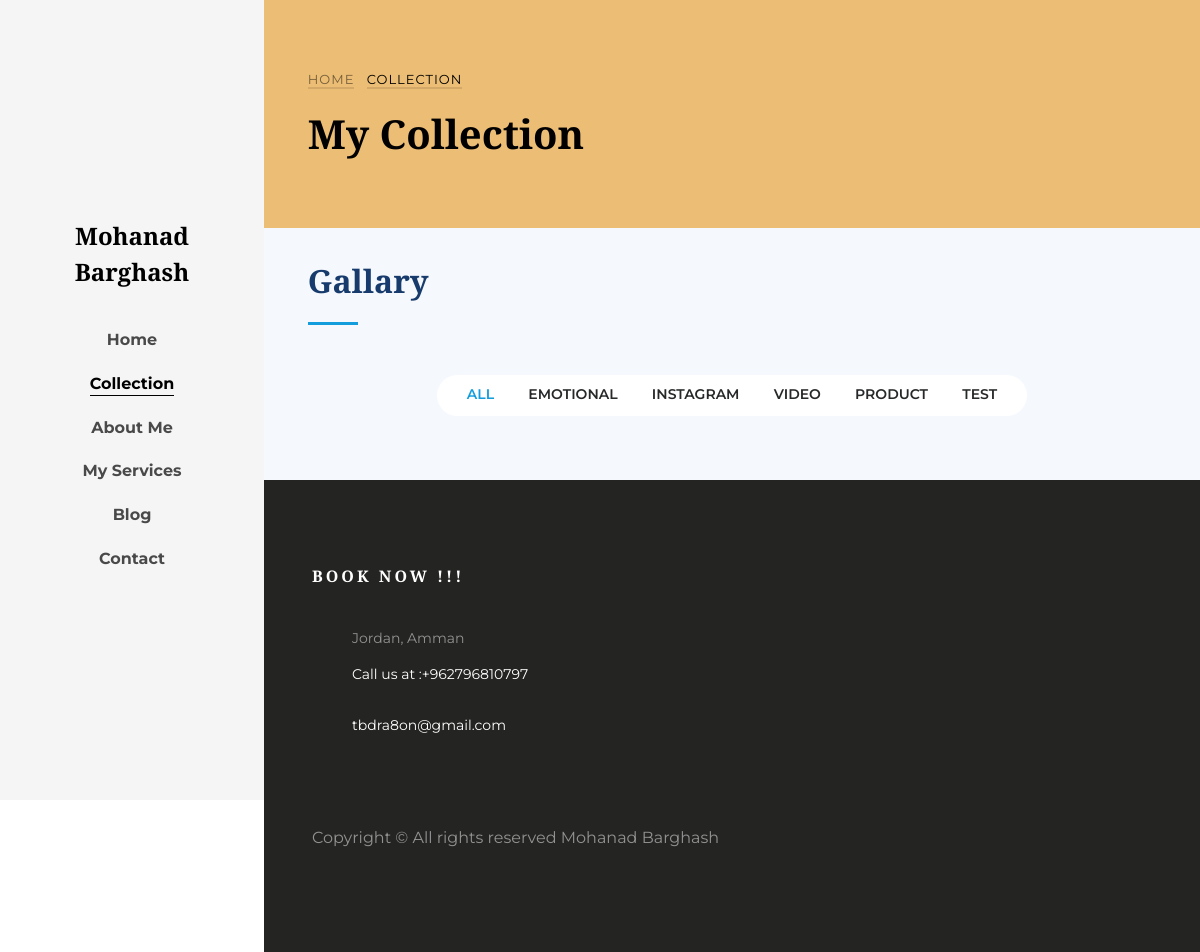
Screenshot of /collection/ with the database file from the repository.
### Barghash/models.py (models this page shows, shortened)
class Profile(models.Model):
    name = models.CharField(null=True, blank=True, max_length=1500)
    profile_image = models.ImageField()
    home_first_photo = models.ImageField(null=True, blank=True)
    home_second_photo = models.ImageField(null=True, blank=True)
    email = models.CharField(null=True, blank=True, max_length=1500)
    phone_number = models.CharField(null=True, blank=True, max_length=1500)
    location = models.CharField(null=True, blank=True, max_length=1500)
    twitter = models.CharField(null=True, blank=True, max_length=1500)
    facebook = models.CharField(null=True, blank=True, max_length=1500)
    instagram = models.CharField(null=True, blank=True, max_length=1500)
    paragraph = models.TextField(null=True, blank=True, max_length=1500)
    title = models.CharField(null=True, blank=True, max_length=1500)
    jop = models.CharField(null=True, blank=True, max_length=1500)
    footer = models.TextField(null=True, blank=True, max_length=1500)
    color = ColorField(default='#CCB78F')

class Category(models.Model):
    category_name = models.CharField(max_length=300, null=True, blank=True)

### Barghash/views.py (the view)
# urls.py: path('collection/', Collection.as_view(), name='Collection'),
class Collection(View):
    def get(self, request):
        profile = Profile.objects.first()
        images = GallaryImage.objects.all().order_by('-date')
        posts = Post.objects.all().order_by('-date')
        categorys = Category.objects.all()
        return render(request, "collection.html", {
            'main_image': profile.profile_image.url,
            'profile': profile,
            'images': images,
            'posts': posts,
            'categorys': categorys,
        })

### templates/collection.html (shortened to what this page needs)
{% extends "base.html" %} {% load static %}{% load thumbnail %}
{% block csssheet %}
      <link href="{% static 'collection/assets/vendor/aos/aos.css' %} " rel="stylesheet">
      <link href="{% static 'collection/assets/vendor/bootstrap-icons/bootstrap-icons.css' %} " rel="stylesheet">
      <link href="{% static 'collection/assets/vendor/boxicons/css/boxicons.min.css' %} " rel="stylesheet">
      <link href="{% static 'collection/assets/vendor/glightbox/css/glightbox.min.css' %} " rel="stylesheet">
      <link href="{% static 'collection/assets/vendor/swiper/swiper-bundle.min.css' %} " rel="stylesheet">
      <link href="{% static 'collection/assets/css/style.css' %} " rel="stylesheet">
 {% endblock %}
{% block body %}
	<div id="colorlib-page">
		<div id="colorlib-main">
            <section class="ftco-section ftco-bread">
                    <div class="container">
                        <div class="row no-gutters slider-text justify-content-center align-items-center">
                          <div class="col-md-8 ftco-animate" style="margin-right: auto;">
                            <p class="breadcrumbs" style=" padding: unset;background: unset"><span class="mr-2"><a href={% url 'Home' %}>Home</a></span> <span>Collection</span></p>
                            <h1 class="bread">My Collection</h1>
                          </div>
                        </div>
                    </div>
                </section>
            <main id="main" style="margin-left: 0;">
                <section id="portfolio" class="portfolio section-bg" style="padding: 1.8em;">
                  <div class="container">
                        <div class="section-title">
                          <h2>Gallary</h2>
                        </div>
                        <div class="row" data-aos="fade-up">
                          <div class="col-lg-12 d-flex justify-content-center">
                            <ul id="portfolio-flters">
                              <li data-filter="*" class="filter-active">All</li>
                                {% for category in categorys %}
                                      <li data-filter=".filter-{{ category.category_name }}" >{{ category.category_name }}</li>
                                {% endfor %}
                            </ul>
                          </div>
                        </div>
                  </div>
                </section>
            </main>
		</div>
	</div>
{% endblock %}

### templates/base.html (shortened to what this page needs)
{% load static %}
<!DOCTYPE html>
<html lang="en" data-ctzscriptallow="true">
<head>
    {% block csssheet %}{% endblock %}
    <link rel="stylesheet" href="{% static 'Barghash/css/animate.css' %}">
    <link rel="stylesheet" href="{% static 'Barghash/css/owl.carousel.min.css' %}">
    <link rel="stylesheet" href="{% static 'Barghash/css/owl.theme.default.min.css' %}">
    <link rel="stylesheet" href="{% static 'Barghash/css/magnific-popup.css' %}">
    <link rel="stylesheet" href="{% static 'Barghash/css/aos.css' %}">
    <link rel="stylesheet" href="{% static 'Barghash/css/icomoon.css' %}">
    <link rel="stylesheet" href="{% static 'Barghash/css/style.css' %}">
    <link rel="stylesheet" href="{% static 'footer/assets/css/style.css' %}">
</head>
<body cz-shortcut-listen="true">
<div id="colorlib-page">
		<aside id="colorlib-aside" role="complementary" class="js-fullheight text-center">
			<h1 id="colorlib-logo"><a href={% url 'Home' %}><span class="img" style="background-image: url({{ main_image }});"></span>{{ profile.name }}</a></h1>
			<nav id="colorlib-main-menu" role="navigation">
				<ul>
					<li {% if '/' in  request.get_full_path %} {% endif %} ><a href={% url 'Home' %}>Home</a></li>
					<li {% if 'collection' in  request.get_full_path %} class="colorlib-active" {% endif %} ><a href="{% url 'Collection' %}">Collection</a></li>
					<li {% if 'about' in  request.get_full_path %} class="colorlib-active" {% endif %} ><a href={% url 'About' %}>About Me</a></li>
					<li {% if 'services' in  request.get_full_path %} class="colorlib-active" {% endif %} ><a href={% url 'Services' %}>My Services</a></li>
					<li {% if 'blog' in  request.get_full_path %} class="colorlib-active" {% endif %} ><a href={% url 'Blog' %}>Blog</a></li>
					<li {% if 'contact' in  request.get_full_path %} class="colorlib-active" {% endif %} > <a href={% url 'Contact' %}>Contact</a></li>
				</ul>
			</nav>
		</aside>
{% block body %}{% endblock %}
    <div id="colorlib-main">
         <footer class="ftco-footer ftco-bg-dark ftco-section">
	      <div class="container px-md-5">
	        <div class="row mb-5">
	          <div class="col-md">
	            <div class="ftco-footer-widget mb-4">
	            	<h2 class="ftco-heading-2">
                        {% if profile.footer %}
                            {{ profile.footer}}
                        {% else %}
                            HAVE A QUESTIONS?
                        {% endif %}
                    </h2>
	            	<div class="block-23 mb-3">
		              <ul>
                          {% if profile.location %}
                            <li><span class="icon icon-map-marker"></span><span class="text"> {{ profile.location}}</span></li>  {% endif %}
                          {% if profile.phone_number %}
		                    <li><a href="tel:{{ profile.phone_number}}"><span class="icon icon-phone"></span><span class="text"> Call us at :{{ profile.phone_number}}</span></a></li> {% endif %}
                          {% if profile.email %}
                            <li><a href="mailto:{{ profile.email}} "><span class="icon icon-envelope"></span><span class="text">{{ profile.email}}</span></a></li> {% endif %}
		              </ul>
		            </div>
	            </div>
	          </div>
	        </div>
	        <div class="row">
	          <div class="col-md-12">
	            <p>
	            Copyright &copy; All rights reserved {{ profile.name }} </p>
	          </div>
	        </div>
	      </div>
	    </footer>
    </div>
</div>
</body>
</html>

### static/collection/assets/css/style.css (style rules this page uses)
body { font-family: "Open Sans", sans-serif; color: #272829; }
a { color: #149ddd; text-decoration: none; }
h1, h2, h3, h4, h5, h6 { font-family: "Raleway", sans-serif; }
#main { margin-left: 300px; }
section { padding: 60px 0; overflow: hidden; }
.section-bg { background: #f5f8fd; }
.section-title { padding-bottom: 30px; }
.section-title h2 { font-size: 32px; font-weight: bold; margin-bottom: 20px; padding-bottom: 20px; position: relative; color: #173b6c; }
.section-title h2::after { content: ""; position: absolute; display: block; width: 50px; height: 3px; background: #149ddd; bottom: 0; left: 0; }
.portfolio #portfolio-flters { padding: 0; margin: 0 auto 35px auto; list-style: none; text-align: center; background: #fff; border-radius: 50px; padding: 2px 15px; }
.portfolio #portfolio-flters li { cursor: pointer; display: inline-block; padding: 10px 15px 8px 15px; font-size: 14px; font-weight: 600; line-height: 1; text-transform: uppercase; color: #272829; margin-bottom: 5px; transition: all 0.3s ease-in-out; }
.portfolio #portfolio-flters li:hover, .portfolio #portfolio-flters li.filter-active { color: #149ddd; }
.portfolio #portfolio-flters li:last-child { margin-right: 0; }
.breadcrumbs { padding: 20px 0; background: #f9f9f9; }

### static/Barghash/css/icomoon.css (style rules this page uses)
[class*=" icon-"],[class^=icon-] { font-family:icomoon!important;speak:none;font-style:normal;font-weight:400;font-variant:normal;text-transform:none;line-height:1;-webkit-font-smoothing:antialiased;-moz-osx-font-smoothing:grayscale }
.icon-map-marker:before { content:"\f041" }
.icon-phone:before { content:"\f095" }
.icon-envelope:before { content:"\f0e0" }

### rows the page displays
Profile: name "Mohanad Barghash", footer "BOOK NOW !!!", location "Jordan, Amman", phone_number "+962796810797", email "tbdra8on@gmail.com"
Category: category_name "EMOTIONAL"
Category: category_name "INSTAGRAM"
Category: category_name "VIDEO"
Category: category_name "PRODUCT"
Category: category_name "TEST"
